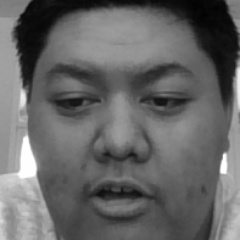
#> input picture LBP_Improve_Terang/Dataset1/User.1.1.jpg, 240 x 240 px, given in place of the camera
$ python rekam.py Dataset1/User.1.1.jpg Dataset1/User.1.1.jpg
#> lines starting #> are read from the running program, lines starting #| are printed output that depends on the picture; after the words box and inside, x2 and y2 are one past the last pixel; in counts of white or black regions, pixels touching at a corner belong together
import sys
import cv2
import csv
import os

def check_duplicate(id, nama, csv_file):
    """Check if ID or name already exists in the CSV file."""
    try:
        with open(csv_file, mode='r') as file:
            reader = csv.DictReader(file)
            for row in reader:
                if row['ID'] == id or row['Nama'] == nama:
                    print(f"ID {id} or Name {nama} already exists in the database.")
                    return True
    except FileNotFoundError:
        print("CSV file not found.")
        return False
    return False

if len(sys.argv) != 3:
    print("Usage: python rekam.py <ID> <Nama>")
    sys.exit(1)

id, nama = sys.argv[1], sys.argv[2]
base_dir = r'LBP_Improve_Terang'
csv_file = os.path.join(base_dir, 'database.csv')
image_dir = (os.path.join(base_dir, 'Dataset'))

camera = 0
video = cv2.VideoCapture(camera, cv2.CAP_DSHOW)
faceDeteksi = cv2.CascadeClassifier(os.path.join(base_dir, "Model", "haarcascade_frontalface_default.xml"))

fieldnames = ['ID', 'Nama']
try:
    with open(csv_file, mode='a', newline='') as file:
        writer = csv.DictWriter(file, fieldnames=fieldnames)
        if file.tell() == 0:
            writer.writeheader()
        writer.writerow({'ID': id, 'Nama': nama})
except IOError:
    print("Failed to open or write to CSV file")

a = 0
while True:
    a += 1
    _, frame = video.read()
#> frame is the input picture: shape (240, 240, 3); min 2, max 255, mean 101.7
    gray = cv2.cvtColor(frame, cv2.COLOR_BGR2GRAY)
    faces = faceDeteksi.detectMultiScale(gray, 1.3, 5)
#> faces = [[19, 19, 196, 196]]
    for (x, y, w, h) in faces:
        # Simpan gambar grayscale
        cropped_face_gray = gray[y:y+h, x:x+w]
        resized_face_gray = cv2.resize(cropped_face_gray, (240, 240))
        cv2.imwrite(os.path.join(image_dir, f'User.{id}.{a}.jpg'), resized_face_gray)

        # Tampilkan kotak deteksi pada jendela
        cv2.rectangle(frame, (x, y), (x+w, y+h), (0, 255, 0), 2)
#> this loop made 1 pass
#> pass 1, `cropped_face_gray = gray[y:y+h, x:x+w]`:
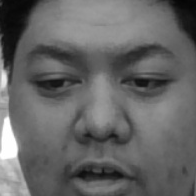
#> cropped_face_gray: shape (196, 196); min 4, max 255, mean 101.4
#> after the loop:
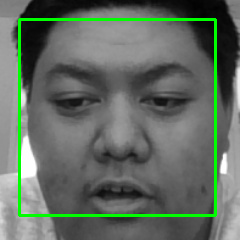
#> frame: shape (240, 240, 3); 4.08% of pixels changed, all inside (x1, y1, x2, y2) = (18, 18, 217, 217)

    cv2.imshow("Face Recognition Window", frame)
    if cv2.waitKey(500) == ord('q') or a > 24:
#> (key q is pressed here)
        print("Recording completed.")
        break

video.release()
cv2.destroyAllWindows()

$ run again, on LBP_Improve_Terang/Dataset1/User.1.10.jpg
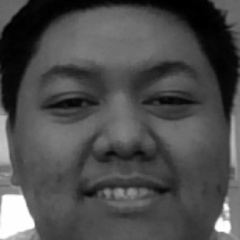
#> input picture LBP_Improve_Terang/Dataset1/User.1.10.jpg, 240 x 240 px, given in place of the camera
#> frame is the input picture: shape (240, 240, 3); min 0, max 255, mean 76.6
#> faces = [[22, 20, 196, 196]]
#> the loop `for (x, y, w, h) in faces:` made 1 pass
#> pass 1, `cropped_face_gray = gray[y:y+h, x:x+w]`:
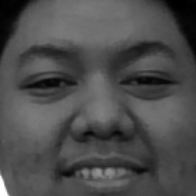
#> cropped_face_gray: shape (196, 196); min 0, max 255, mean 77
#> after the loop `for (x, y, w, h) in faces:`:
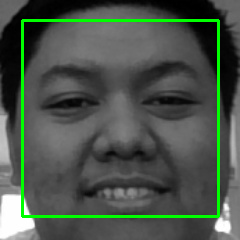
#> frame: shape (240, 240, 3); 4.08% of pixels changed, all inside (x1, y1, x2, y2) = (21, 19, 220, 218)

$ run again, on LBP_Improve_Terang/Dataset1/User.1.13.jpg
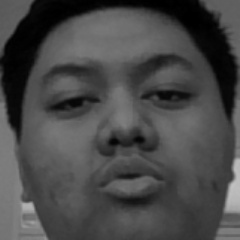
#> input picture LBP_Improve_Terang/Dataset1/User.1.13.jpg, 240 x 240 px, given in place of the camera
#> frame is the input picture: shape (240, 240, 3); min 0, max 193, mean 72.5
#> faces = [[20, 12, 196, 196]]
#> the loop `for (x, y, w, h) in faces:` made 1 pass
#> pass 1, `cropped_face_gray = gray[y:y+h, x:x+w]`:
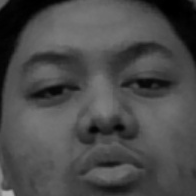
#> cropped_face_gray: shape (196, 196); min 0, max 178, mean 74.5
#> after the loop `for (x, y, w, h) in faces:`:
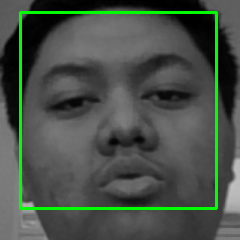
#> frame: shape (240, 240, 3); 4.08% of pixels changed, all inside (x1, y1, x2, y2) = (19, 11, 218, 210)

$ run again, on LBP_Improve_Terang/Dataset1/User.1.14.jpg
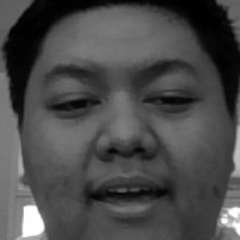
#> input picture LBP_Improve_Terang/Dataset1/User.1.14.jpg, 240 x 240 px, given in place of the camera
#> frame is the input picture: shape (240, 240, 3); min 0, max 255, mean 74.2
#> faces = [[22, 14, 196, 196]]
#> the loop `for (x, y, w, h) in faces:` made 1 pass
#> pass 1, `cropped_face_gray = gray[y:y+h, x:x+w]`:
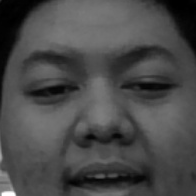
#> cropped_face_gray: shape (196, 196); min 0, max 255, mean 73.9
#> after the loop `for (x, y, w, h) in faces:`:
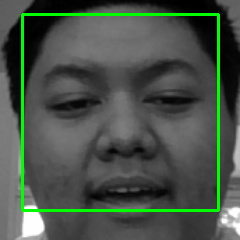
#> frame: shape (240, 240, 3); 4.08% of pixels changed, all inside (x1, y1, x2, y2) = (21, 13, 220, 212)
